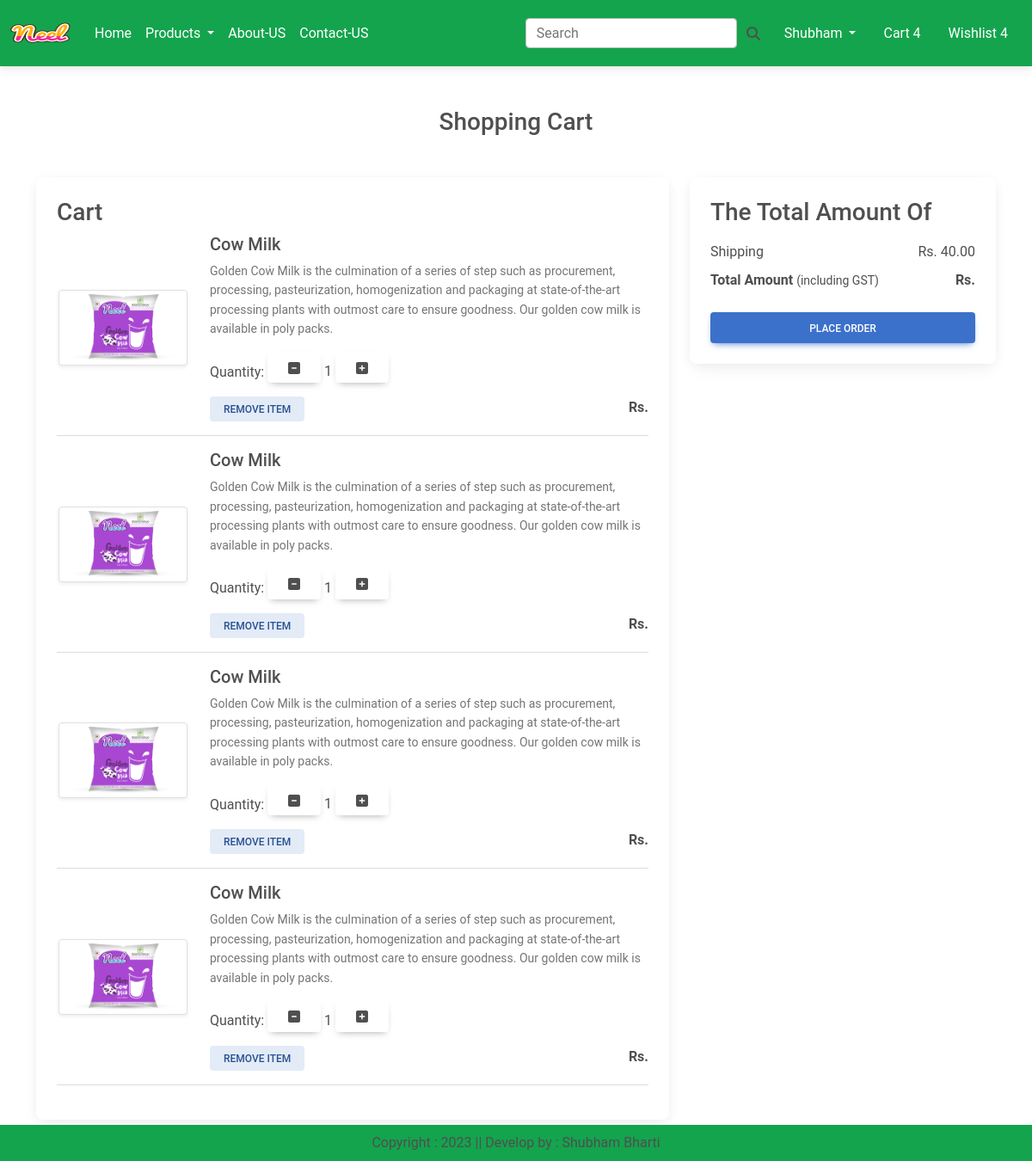
The app's page /show_cart/ (signed in) with its own data.
### app/models.py (models this page shows, shortened)
class Cart(models.Model):
    user = models.ForeignKey(User, on_delete=models.CASCADE)
    product = models.ForeignKey(Product, on_delete=models.CASCADE)
    quantity = models.IntegerField(default=1)

class Product(models.Model):
    title = models.CharField(max_length=100)
    selling_price = models.FloatField()
    discount_price = models.FloatField()
    description = models.TextField(default='')
    composition = models.TextField(default='')
    prodapp = models.TextField(default='')
    category = models.CharField(choices=CATEGORY_CHOICES, max_length=2)
    product_image = models.ImageField(upload_to='product')

### app/views.py (the view)
# urls.py: path('show_cart/', show_cart, name='show_cart'),
def show_cart(request):
    user=request.user
    cart = Cart.objects.filter(user=user)
    return render(request, 'app/addtocart.html',locals())

### app/templates/app/addtocart.html (shortened to what this page needs)
{% extends 'app/base.html' %}
{% load static %}
{% block main-content %}
<div class="container my-5">
    <div class="row">
        {% if cart %}
        <h3 class="text-center mb-5">Shopping Cart</h3>
        <div class="col-sm-8">
            <div class="card">
                <div class="card-body">
                    <h3>Cart</h3>
                    {% for item in cart %}
                    <div class="row">
                        <div class="col-sm-3 text-center align-self-center"><img src="{{item.product.product_image.url}}" alt="" class="img-fluid img-thumbnail shadow-sm" height="150" width="150"></div>
                        <div class="col-sm-9">
                        <div>
                            <h5>{{item.product.title}}</h5>
                            <p class="mb-2 text-muted small">{{item.product.description}}</p>
                            <div class="my-3">
                                <label for="quantity">Quantity:</label>
                                <a class="minus-cart btn" pid={{item.product.id}}><i class="fas fa-minus-square fa-lg"></i></a>
                                    <span id="quantity">{{item.quantity}}</span>
                                <a class="plus-cart btn" pid={{item.product.id}}><i class="fas fa-plus-square fa-lg"></i></a>
                            </div>
                            <div class="d-flex justify-content-between">
                                <a href="#" class="remove-cart btn btn-sm btn-secondary mr-3" pid="{{item.product.id}}">Remove item</a>
                                <p class="mb-0"><span><strong>Rs. {{item.product.discounted_price}}</strong></span></p>
                            </div>
                        </div>
                        </div>
                    </div>
                    <hr class="text-muted">
                    {% endfor %}
                </div>
            </div>
        </div>
        <div class="col-sm-4">
            <div class="card">
                <div class="card-body">
                    <h3>The Total Amount Of</h3>
                    <ul class="list-group">
                        <li class="list-group-item d-flex justify-content-between align-items-center border-0 px-0 pb-0">Shipping <span>Rs. 40.00</span></li>
                        <li class="list-group-item d-flex justify-content-between align-items-center border-0 px-0 mb-3">
                            <div>
                                <strong>Total Amount</strong> <small>(including GST)</small>
                            </div>
                            <span id="totalamount"><strong>Rs. {{totalamount}}</strong></span>
                        </li>
                    </ul>
                    <div class="d-grid"><a href="{% url 'checkout' %}" class="btn btn-primary">Place Order</a></div>
                </div>
            </div>
        </div>
        {% else %}
        <h1 class="text-center mb-5">Cart is Empty</h1>
        {% endif %}
    </div>
</div>
{% endblock main-content %}

### records on screen
Cart: product.product_image (picture), product "Cow Milk", product.description "Golden Coẇ Milk is the culmination of a series of step such as procurement, processing, pasteurization, homogenization and packaging at state-of-the-art processing plants with outmost care to ensure goodness. Our golden cow milk is available in poly packs.", quantity "1"
Cart: product.product_image (picture), product "Cow Milk", product.description "Golden Coẇ Milk is the culmination of a series of step such as procurement, processing, pasteurization, homogenization and packaging at state-of-the-art processing plants with outmost care to ensure goodness. Our golden cow milk is available in poly packs.", quantity "1"
Cart: product.product_image (picture), product "Cow Milk", product.description "Golden Coẇ Milk is the culmination of a series of step such as procurement, processing, pasteurization, homogenization and packaging at state-of-the-art processing plants with outmost care to ensure goodness. Our golden cow milk is available in poly packs.", quantity "1"
Cart: product.product_image (picture), product "Cow Milk", product.description "Golden Coẇ Milk is the culmination of a series of step such as procurement, processing, pasteurization, homogenization and packaging at state-of-the-art processing plants with outmost care to ensure goodness. Our golden cow milk is available in poly packs.", quantity "1"
